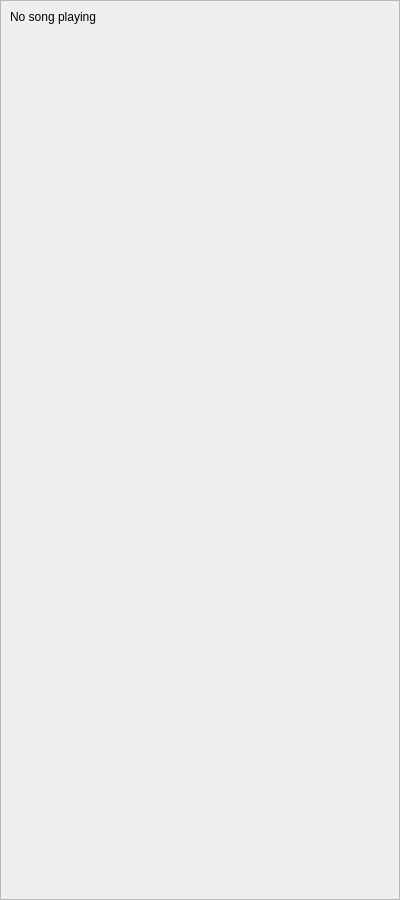
<?xml version="1.0" encoding="UTF-8"?>
<ui version="4.0">
 <class>ContextViewContainer</class>
 <widget class="QWidget" name="ContextViewContainer">
  <property name="geometry">
   <rect>
    <x>0</x>
    <y>0</y>
    <width>400</width>
    <height>900</height>
   </rect>
  </property>
  <layout class="QVBoxLayout" name="layout_container">
   <property name="spacing">
    <number>0</number>
   </property>
   <property name="leftMargin">
    <number>0</number>
   </property>
   <property name="topMargin">
    <number>0</number>
   </property>
   <property name="rightMargin">
    <number>0</number>
   </property>
   <property name="bottomMargin">
    <number>0</number>
   </property>
   <item>
    <widget class="QStackedWidget" name="widget_stacked">
     <widget class="QWidget" name="widget_stop">
      <layout class="QVBoxLayout" name="widget_layout_stop">
       <property name="spacing">
        <number>0</number>
       </property>
       <property name="leftMargin">
        <number>0</number>
       </property>
       <property name="topMargin">
        <number>0</number>
       </property>
       <property name="rightMargin">
        <number>0</number>
       </property>
       <property name="bottomMargin">
        <number>0</number>
       </property>
       <item>
        <layout class="QVBoxLayout" name="layout_stop">
         <item>
          <widget class="QScrollArea" name="scrollarea_stop">
           <property name="widgetResizable">
            <bool>true</bool>
           </property>
           <widget class="QWidget" name="scrollAreaWidgetContents_stop">
            <property name="geometry">
             <rect>
              <x>0</x>
              <y>0</y>
              <width>394</width>
              <height>894</height>
             </rect>
            </property>
            <layout class="QVBoxLayout" name="verticalLayout">
             <item>
              <widget class="QLabel" name="label_stop_top">
               <property name="minimumSize">
                <size>
                 <width>0</width>
                 <height>70</height>
                </size>
               </property>
               <property name="maximumSize">
                <size>
                 <width>16777215</width>
                 <height>70</height>
                </size>
               </property>
               <property name="text">
                <string>No song playing</string>
               </property>
               <property name="alignment">
                <set>Qt::AlignLeading|Qt::AlignLeft|Qt::AlignTop</set>
               </property>
               <property name="wordWrap">
                <bool>true</bool>
               </property>
              </widget>
             </item>
             <item>
              <widget class="QLabel" name="label_stop_logo">
               <property name="minimumSize">
                <size>
                 <width>300</width>
                 <height>300</height>
                </size>
               </property>
               <property name="maximumSize">
                <size>
                 <width>300</width>
                 <height>300</height>
                </size>
               </property>
               <property name="text">
                <string/>
               </property>
               <property name="pixmap">
                <pixmap resource="../../data/data.qrc">:/pictures/strawberry.png</pixmap>
               </property>
               <property name="scaledContents">
                <bool>true</bool>
               </property>
              </widget>
             </item>
             <item>
              <widget class="QLabel" name="label_stop_summary">
               <property name="text">
                <string/>
               </property>
               <property name="alignment">
                <set>Qt::AlignLeading|Qt::AlignLeft|Qt::AlignTop</set>
               </property>
               <property name="wordWrap">
                <bool>true</bool>
               </property>
              </widget>
             </item>
             <item>
              <spacer name="spacer_stop_bottom">
               <property name="orientation">
                <enum>Qt::Vertical</enum>
               </property>
               <property name="sizeHint" stdset="0">
                <size>
                 <width>0</width>
                 <height>53</height>
                </size>
               </property>
              </spacer>
             </item>
            </layout>
           </widget>
          </widget>
         </item>
        </layout>
       </item>
      </layout>
     </widget>
     <widget class="QWidget" name="widget_play">
      <layout class="QVBoxLayout" name="widget_layout_play">
       <property name="spacing">
        <number>0</number>
       </property>
       <property name="leftMargin">
        <number>0</number>
       </property>
       <property name="topMargin">
        <number>0</number>
       </property>
       <property name="rightMargin">
        <number>0</number>
       </property>
       <property name="bottomMargin">
        <number>0</number>
       </property>
       <item>
        <layout class="QVBoxLayout" name="layout_play">
         <item>
          <widget class="QScrollArea" name="scrollarea_play">
           <property name="widgetResizable">
            <bool>true</bool>
           </property>
           <widget class="QWidget" name="scrollAreaWidgetContents_play">
            <property name="geometry">
             <rect>
              <x>0</x>
              <y>0</y>
              <width>394</width>
              <height>894</height>
             </rect>
            </property>
            <layout class="QVBoxLayout" name="verticalLayout_3">
             <item>
              <widget class="QLabel" name="label_play_top">
               <property name="minimumSize">
                <size>
                 <width>0</width>
                 <height>70</height>
                </size>
               </property>
               <property name="maximumSize">
                <size>
                 <width>16777215</width>
                 <height>70</height>
                </size>
               </property>
               <property name="text">
                <string/>
               </property>
               <property name="alignment">
                <set>Qt::AlignLeading|Qt::AlignLeft|Qt::AlignTop</set>
               </property>
               <property name="wordWrap">
                <bool>true</bool>
               </property>
              </widget>
             </item>
             <item>
              <widget class="QLabel" name="label_play_album">
               <property name="minimumSize">
                <size>
                 <width>300</width>
                 <height>300</height>
                </size>
               </property>
               <property name="maximumSize">
                <size>
                 <width>300</width>
                 <height>300</height>
                </size>
               </property>
               <property name="text">
                <string/>
               </property>
              </widget>
             </item>
             <item>
              <spacer name="spacer_play">
               <property name="orientation">
                <enum>Qt::Vertical</enum>
               </property>
               <property name="sizeType">
                <enum>QSizePolicy::Fixed</enum>
               </property>
               <property name="sizeHint" stdset="0">
                <size>
                 <width>20</width>
                 <height>20</height>
                </size>
               </property>
              </spacer>
             </item>
             <item>
              <layout class="QGridLayout" name="layout_play_data">
               <item row="3" column="0">
                <widget class="QLabel" name="label_bitdepth">
                 <property name="sizePolicy">
                  <sizepolicy hsizetype="Fixed" vsizetype="Fixed">
                   <horstretch>0</horstretch>
                   <verstretch>0</verstretch>
                  </sizepolicy>
                 </property>
                 <property name="text">
                  <string>Bit depth</string>
                 </property>
                </widget>
               </item>
               <item row="2" column="1">
                <widget class="QLabel" name="samplerate">
                 <property name="text">
                  <string/>
                 </property>
                </widget>
               </item>
               <item row="1" column="1">
                <widget class="QLabel" name="length">
                 <property name="text">
                  <string/>
                 </property>
                </widget>
               </item>
               <item row="1" column="0">
                <widget class="QLabel" name="label_length">
                 <property name="sizePolicy">
                  <sizepolicy hsizetype="Fixed" vsizetype="Fixed">
                   <horstretch>0</horstretch>
                   <verstretch>0</verstretch>
                  </sizepolicy>
                 </property>
                 <property name="text">
                  <string>Length</string>
                 </property>
                </widget>
               </item>
               <item row="0" column="1">
                <widget class="QLabel" name="filetype">
                 <property name="text">
                  <string/>
                 </property>
                </widget>
               </item>
               <item row="2" column="0">
                <widget class="QLabel" name="label_samplerate">
                 <property name="sizePolicy">
                  <sizepolicy hsizetype="Fixed" vsizetype="Fixed">
                   <horstretch>0</horstretch>
                   <verstretch>0</verstretch>
                  </sizepolicy>
                 </property>
                 <property name="text">
                  <string>Samplerate</string>
                 </property>
                </widget>
               </item>
               <item row="3" column="1">
                <widget class="QLabel" name="bitdepth">
                 <property name="text">
                  <string/>
                 </property>
                </widget>
               </item>
               <item row="0" column="0">
                <widget class="QLabel" name="label_filetype">
                 <property name="sizePolicy">
                  <sizepolicy hsizetype="Fixed" vsizetype="Fixed">
                   <horstretch>0</horstretch>
                   <verstretch>0</verstretch>
                  </sizepolicy>
                 </property>
                 <property name="text">
                  <string>Filetype</string>
                 </property>
                </widget>
               </item>
               <item row="4" column="0">
                <widget class="QLabel" name="label_bitrate">
                 <property name="sizePolicy">
                  <sizepolicy hsizetype="Fixed" vsizetype="Fixed">
                   <horstretch>0</horstretch>
                   <verstretch>0</verstretch>
                  </sizepolicy>
                 </property>
                 <property name="text">
                  <string>Bitrate</string>
                 </property>
                </widget>
               </item>
               <item row="4" column="1">
                <widget class="QLabel" name="bitrate">
                 <property name="text">
                  <string/>
                 </property>
                </widget>
               </item>
              </layout>
             </item>
             <item>
              <spacer name="spacer_play_data">
               <property name="orientation">
                <enum>Qt::Vertical</enum>
               </property>
               <property name="sizeType">
                <enum>QSizePolicy::Fixed</enum>
               </property>
               <property name="sizeHint" stdset="0">
                <size>
                 <width>20</width>
                 <height>20</height>
                </size>
               </property>
              </spacer>
             </item>
             <item>
              <layout class="QGridLayout" name="layout_play_grid">
               <item row="1" column="1">
                <widget class="QLabel" name="label_device_icon">
                 <property name="maximumSize">
                  <size>
                   <width>32</width>
                   <height>32</height>
                  </size>
                 </property>
                 <property name="text">
                  <string/>
                 </property>
                </widget>
               </item>
               <item row="1" column="2">
                <widget class="QLabel" name="device">
                 <property name="minimumSize">
                  <size>
                   <width>100</width>
                   <height>0</height>
                  </size>
                 </property>
                 <property name="text">
                  <string/>
                 </property>
                </widget>
               </item>
               <item row="0" column="2">
                <widget class="QLabel" name="engine">
                 <property name="minimumSize">
                  <size>
                   <width>100</width>
                   <height>0</height>
                  </size>
                 </property>
                 <property name="text">
                  <string/>
                 </property>
                </widget>
               </item>
               <item row="0" column="1">
                <widget class="QLabel" name="label_engine_icon">
                 <property name="maximumSize">
                  <size>
                   <width>32</width>
                   <height>32</height>
                  </size>
                 </property>
                 <property name="text">
                  <string/>
                 </property>
                </widget>
               </item>
               <item row="0" column="0">
                <widget class="QLabel" name="label_engine">
                 <property name="maximumSize">
                  <size>
                   <width>60</width>
                   <height>16777215</height>
                  </size>
                 </property>
                 <property name="text">
                  <string>Engine</string>
                 </property>
                </widget>
               </item>
               <item row="1" column="0">
                <widget class="QLabel" name="label_device">
                 <property name="maximumSize">
                  <size>
                   <width>60</width>
                   <height>16777215</height>
                  </size>
                 </property>
                 <property name="text">
                  <string>Device</string>
                 </property>
                </widget>
               </item>
              </layout>
             </item>
             <item>
              <spacer name="spacer_play_output">
               <property name="orientation">
                <enum>Qt::Vertical</enum>
               </property>
               <property name="sizeType">
                <enum>QSizePolicy::Fixed</enum>
               </property>
               <property name="sizeHint" stdset="0">
                <size>
                 <width>20</width>
                 <height>20</height>
                </size>
               </property>
              </spacer>
             </item>
             <item>
              <widget class="QLabel" name="label_play_albums">
               <property name="minimumSize">
                <size>
                 <width>0</width>
                 <height>20</height>
                </size>
               </property>
               <property name="maximumSize">
                <size>
                 <width>300</width>
                 <height>16777215</height>
                </size>
               </property>
               <property name="text">
                <string/>
               </property>
               <property name="wordWrap">
                <bool>true</bool>
               </property>
               <property name="indent">
                <number>6</number>
               </property>
              </widget>
             </item>
             <item>
              <spacer name="spacer_play_albums1">
               <property name="orientation">
                <enum>Qt::Vertical</enum>
               </property>
               <property name="sizeType">
                <enum>QSizePolicy::Fixed</enum>
               </property>
               <property name="sizeHint" stdset="0">
                <size>
                 <width>20</width>
                 <height>10</height>
                </size>
               </property>
              </spacer>
             </item>
             <item>
              <widget class="ContextAlbumsView" name="widget_play_albums" native="true"/>
             </item>
             <item>
              <spacer name="spacer_play_albums2">
               <property name="orientation">
                <enum>Qt::Vertical</enum>
               </property>
               <property name="sizeType">
                <enum>QSizePolicy::Fixed</enum>
               </property>
               <property name="sizeHint" stdset="0">
                <size>
                 <width>0</width>
                 <height>20</height>
                </size>
               </property>
              </spacer>
             </item>
             <item>
              <widget class="QLabel" name="label_play_lyrics">
               <property name="text">
                <string/>
               </property>
               <property name="wordWrap">
                <bool>true</bool>
               </property>
               <property name="openExternalLinks">
                <bool>true</bool>
               </property>
               <property name="textInteractionFlags">
                <set>Qt::TextSelectableByMouse</set>
               </property>
              </widget>
             </item>
             <item>
              <spacer name="spacer_play_bottom">
               <property name="orientation">
                <enum>Qt::Vertical</enum>
               </property>
               <property name="sizeHint" stdset="0">
                <size>
                 <width>0</width>
                 <height>20</height>
                </size>
               </property>
              </spacer>
             </item>
            </layout>
           </widget>
          </widget>
         </item>
        </layout>
       </item>
      </layout>
     </widget>
    </widget>
   </item>
  </layout>
 </widget>
 <customwidgets>
  <customwidget>
   <class>ContextAlbumsView</class>
   <extends>QWidget</extends>
   <header>context/contextalbumsview.h</header>
  </customwidget>
 </customwidgets>
 <resources>
  <include location="../../data/data.qrc"/>
  <include location="../../data/icons.qrc"/>
 </resources>
 <connections/>
</ui>
